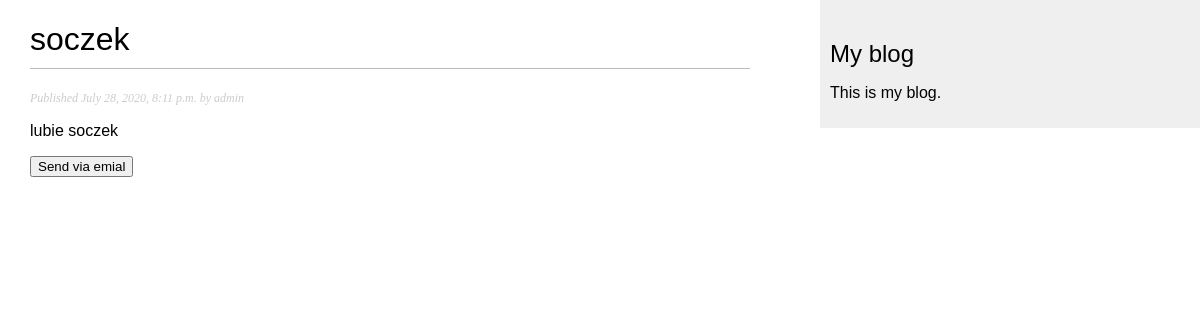
The page /blog/2020/7/28/soczek/ on the database its author committed.
### blog/models.py (models this page shows, shortened)
class Post(models.Model):
	STATUS_CHOICES = (
		('draft', 'Draft'),
		('published','Published'),)
	title = models.CharField(max_length=50)
	slug = models.SlugField(max_length=250, unique_for_date="publish")
	author = models.ForeignKey(User, on_delete=models.CASCADE, related_name = 'blog_posts')
	body = models.TextField()
	publish = models.DateTimeField(default=timezone.now)
	created = models.DateTimeField(auto_now_add=True)
	updated = models.DateTimeField(auto_now_add=True)
	status = models.CharField(max_length=10, choices=STATUS_CHOICES, default='draft')
	objects = models.Manager() # The default manager.
	published = PublishedManager() # Our custom manager.

### blog/views.py (the view)
def post_detail(request, year, month, day, post):
    post = get_object_or_404(Post,
        slug = post,
        status = 'published',   #str 27
        publish__year = year,
        publish__month = month,
        publish__day = day)
    sent = False
    if request.method == 'POST':
        form = EmailPostForm(request.POST)
        if form.is_valid():
            cd = form.cleaned_data
            post_url = request.build_absolute_uri(
                    post.get_absolute_url())
            subject = f"{cd['name']} recommends you read " \
                    f"{post.title}"
            message = f"Read {post.title} at {post_url}\n\n" \
                    f"{cd['name']}\'s comments: {cd['comments']}"
            send_mail(subject, message, 'admin@myblog.com',
                    [cd['to']])
            sent = True
    else:
        form = EmailPostForm()
    return render(request, 'blog/post/detail.html', {'post': post,
                                                    'form': form})

### blog/templates/blog/post/detail.html (shortened to what this page needs)
{% extends "blog/base.html" %}
{% block content %}
	<h1>{{ post.title }}</h1>
	<p class="date">
		Published {{ post.publish }} by {{ post.author }}
	</p>
	{{ post.body|linebreaks }}
	<p>
	<button class="button" id="sendbutton">Send via emial</button>
{% endblock %}

### blog/static/css/blog.css (style rules this page uses)
body { margin:0; padding:0; font-family:helvetica, sans-serif; }
h1 { font-weight:normal; border-bottom:1px solid #bbb; padding:0 0 10px 0; }
p.date { color:#ccc; font-family: georgia, serif; font-size: 12px; font-style: italic; }

### rows shown on the page
Post: title "soczek", publish "July 28, 2020, 8:11 p.m.", author "admin", body "lubie soczek"
